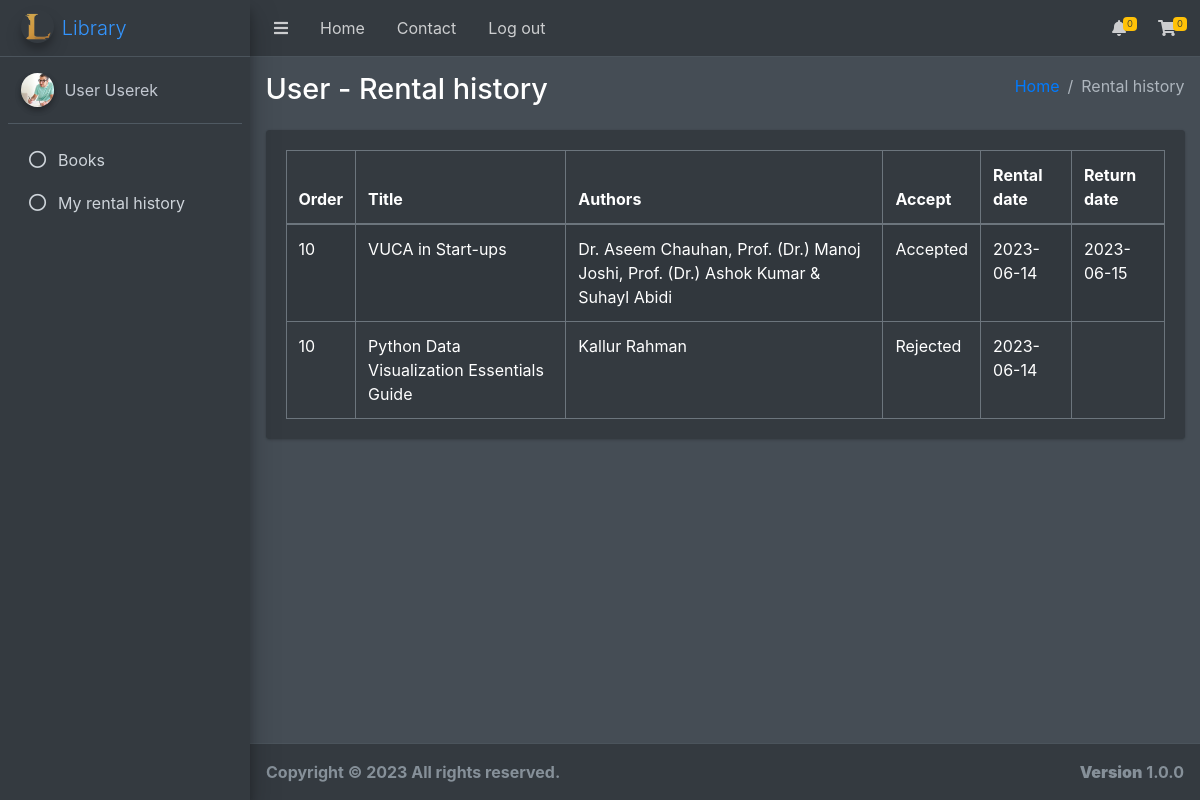
Page /pages/view/logs.php (signed in) on the earlier database version.
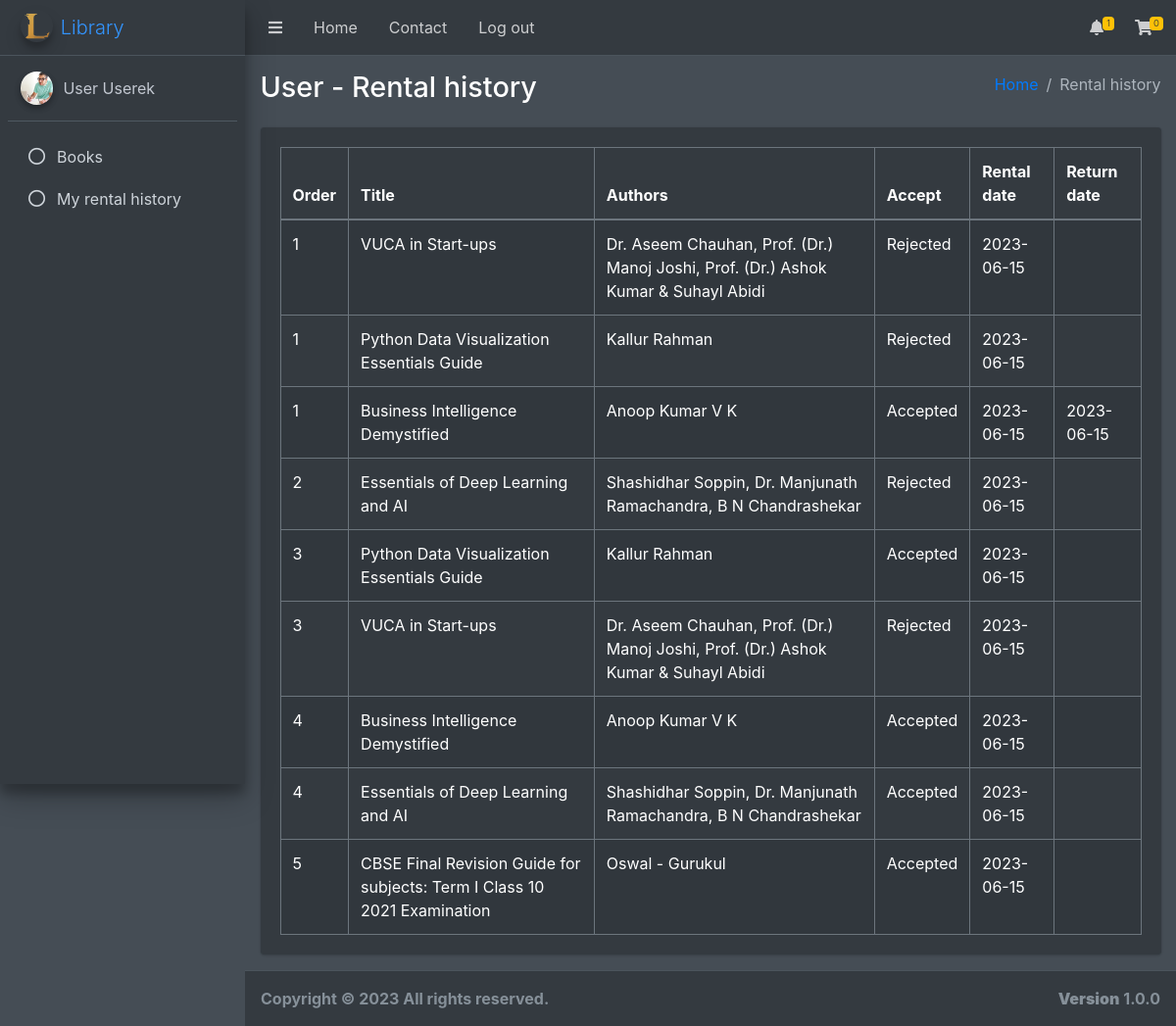
Same page on the later database version.
### tables this page shows
CREATE TABLE `rental` (
  `id` int(10) NOT NULL,
  `userId` int(10) NOT NULL,
  `seen` tinyint(1) NOT NULL DEFAULT 0,
  `userSeen` tinyint(1) NOT NULL DEFAULT 0
);

CREATE TABLE `books` (
  `isbn` varchar(13) NOT NULL,
  `title` varchar(250) NOT NULL,
  `authors` varchar(100) NOT NULL,
  `publisher` varchar(100) NOT NULL,
  `published_date` date NOT NULL,
  `category` varchar(50) DEFAULT NULL,
  `pages` int(11) DEFAULT NULL,
  `image` varchar(100) DEFAULT NULL,
  `description` varchar(10000) DEFAULT NULL
);

CREATE TABLE `rental_info` (
  `id` int(11) NOT NULL,
  `isbn` varchar(13) NOT NULL,
  `rentalDate` date NOT NULL DEFAULT current_timestamp(),
  `returnDate` date DEFAULT NULL,
  `accept` tinyint(1) DEFAULT NULL
);

### pages/view/logged_user/content_logs.php (the view, shortened to what this page needs)
<div class="content-wrapper">
    <section class="content-header">
        <div class="container-fluid">
            <div class="row mb-2">
                <div class="col-sm-6">
                    <h1>User - Rental history</h1>
                </div>
                <div class="col-sm-6">
                    <ol class="breadcrumb float-sm-right">
                        <li class="breadcrumb-item"><a href="./logged.php">Home</a></li>
                        <li class="breadcrumb-item active">Rental history</li>
                    </ol>
                </div>
            </div>
        </div>
    </section>
    <section class="content">
        <div class="container-fluid">
            <div class="row">
                <div class="col-12">
                    <div class="card">
                        <div class="card-body">
                            <table id="example1" class="table table-bordered table-striped">
                                <thead>
                                <tr>
                                    <th>Order</th>
                                    <th>Title</th>
                                    <th>Authors</th>
                                    <th>Accept</th>
                                    <th>Rental date</th>
                                    <th>Return date</th>
                                </tr>
                                </thead>
                                <tbody>
                                <?php
                                require_once "../../scripts/connect.php";
                                $stmt = $conn->prepare("SELECT r.id, b.title, b.authors, ri.rentalDate, ri.returnDate, ri.accept FROM rental r INNER JOIN rental_info ri on r.id = ri.id INNER JOIN books b on ri.isbn = b.isbn  WHERE r.userId = ?");
                                $stmt->bind_param("i", $_SESSION["logged"]["id"]);
                                $stmt->execute();
                                $result = $stmt->get_result();
                                while ($log = $result->fetch_assoc()) {
                                    echo <<< USER
                      <tr>
                      <td>$log[id]</td>
                        <td>$log[title]</td>
                        <td>$log[authors]</td>
USER;
                              if(is_null($log["accept"])){
                                  echo "<td></td>";
                              }else if($log["accept"] == 1){
                                  echo "<td>Accepted</td>";
                              }else{
                                  echo "<td>Rejected</td>";
                              }
                                    echo <<< USER
                        <td>$log[rentalDate]</td>
                        <td>$log[returnDate]</td>
                      </tr>
USER;
                                }
                                ?>
                                </tbody>
                            </table>
                        </div>
                    </div>
                </div>
            </div>
        </div>
    </section>
</div>

### pages/view/logs.php (shortened to what this page needs)
<?php
if (!isset($_SESSION["logged"]) || session_status() != 2) {
    $_SESSION["error"] = "Please login!";
    header("location: ../");
} else {
    switch ($_SESSION["logged"]["permissionId"]) {
        case 1:
            $permissionId = "logged_user";
            break;
    }
}
?>
<!DOCTYPE html>
<html lang="en">
<head>
    <link rel="stylesheet" href="../../plugins/fontawesome-free/css/all.min.css">
    <link rel="stylesheet" href="../../dist/css/adminlte.min.css">
    <link rel="stylesheet" href="../../plugins/datatables-bs4/css/dataTables.bootstrap4.min.css">
    <link rel="stylesheet" href="../../plugins/datatables-responsive/css/responsive.bootstrap4.min.css">
    <link rel="stylesheet" href="../../plugins/datatables-buttons/css/buttons.bootstrap4.min.css">
    <link rel="stylesheet" href="../../dist/css/myStyle.css">
</head>
<body class="hold-transition dark-mode sidebar-mini layout-fixed layout-navbar-fixed layout-footer-fixed">
<div class="wrapper">
    <?php
    require_once "./$permissionId/navbar.php";
    require_once "./$permissionId/aside.php";
    require_once "./$permissionId/content_logs.php";
    require_once "./footer.php";
    ?>
</div>
</body>
</html>

### pages/view/logged_user/navbar.php (shortened to what this page needs)
<nav class="main-header navbar navbar-expand navbar-dark">
    <ul class="navbar-nav">
        <li class="nav-item">
            <a class="nav-link" data-widget="pushmenu" href="#" role="button"><i class="fas fa-bars"></i></a>
        </li>
        <li class="nav-item d-none d-sm-inline-block">
            <a href="./logged.php" class="nav-link">Home</a>
        </li>
        <li class="nav-item d-none d-sm-inline-block">
            <a href="./contact-us.php" class="nav-link">Contact</a>
        </li>
        <li class="nav-item d-none d-sm-inline-block">
            <a href="../../scripts/logout.php" class="nav-link">Log out</a>
        </li>
    </ul>
    <ul class="navbar-nav ml-auto">
        <li class="nav-item dropdown">
            <a class="nav-link" data-toggle="dropdown" href="#">
                <i class="fa fa-bell"></i>
                <span class="badge badge-warning navbar-badge">
                    <?php
                    require_once "../../scripts/connect.php";
                    $stmt = $conn->prepare("SELECT * FROM rental WHERE seen = 1 and userSeen = 0");
                    $stmt->execute();
                    $result = $stmt->get_result();
                    if ($result->num_rows != 0) {
                        $orderCount = $result->num_rows;
                        echo $orderCount;
                    }else {
                        echo "0";
                    }
                    ?>
                </span>
            </a>
        </li>
        <li class="nav-item dropdown">
            <a class="nav-link" data-toggle="dropdown" href="#">
                <i class="fa fa-shopping-cart"></i>
                <span class="badge badge-warning navbar-badge">
                    <?php
                    if (isset($_SESSION['cart'])) {
                        $iloscProduktow = count($_SESSION['cart']);
                        echo $iloscProduktow;
                    } else {
                        echo "0";
                    }
                    ?>
                </span>
            </a>
        </li>
    </ul>
</nav>

### pages/view/logged_user/aside.php (shortened to what this page needs)
<aside class="main-sidebar sidebar-dark-primary elevation-4">
    <a href="./logged.php" class="brand-link">
        <img src="../../dist/img/logo/logo.png" alt="Logo" class="brand-image img-circle elevation-3"
             style="opacity: .8">
        <span class="brand-text font-weight-light">Library</span>
    </a>
    <div class="sidebar">
        <div class="user-panel mt-3 pb-3 mb-3 d-flex">
            <div class="image">
                <?php
                echo '<img src="../../dist/img/users/' . $_SESSION["logged"]["image"] . '" class="img-circle elevation-2" alt="User Image">';
                ?>
            </div>
            <div class="info">
                <a href="./logged.php"
                   class="d-block"><?php echo $_SESSION["logged"]["firstName"] . " " . $_SESSION["logged"]["lastName"] ?></a>
            </div>
        </div>
        <nav class="mt-2">
            <ul class="nav nav-pills nav-sidebar flex-column" data-widget="treeview" role="menu" data-accordion="false">
                <li class="nav-item">
                    <a href="./logged.php" class="nav-link">
                        <i class="far fa-circle nav-icon"></i>
                        <p>Books</p>
                    </a>
                </li>
                <li class="nav-item">
                    <a href="./logs.php" class="nav-link">
                        <i class="far fa-circle nav-icon"></i>
                        <p>My rental history</p>
                    </a>
                </li>
            </ul>
        </nav>
    </div>
</aside>

### pages/view/footer.php (shortened to what this page needs)
<footer class="main-footer">
    <strong>Copyright &copy; 2023
        All rights reserved.
        <div class="float-right d-none d-sm-inline-block">
            <b>Version</b> 1.0.0
        </div>
</footer>

Differences in the rows shown:
removed rental: id "10", books.title "VUCA in Start-ups", books.authors "Dr. Aseem Chauhan, Prof. (Dr.) Manoj Joshi, Prof. (Dr.) Ashok Kumar & Suhayl Abidi", shows "Accepted", rental_info.rentalDate "2023-06-14", rental_info.returnDate "2023-06-15", books.title "Python Data Visualization Essentials Guide", books.authors "Kallur Rahman"
added rental: id "1", books.title "VUCA in Start-ups", books.authors "Dr. Aseem Chauhan, Prof. (Dr.) Manoj Joshi, Prof. (Dr.) Ashok Kumar & Suhayl Abidi", shows "Rejected", rental_info.rentalDate "2023-06-15", books.title "Python Data Visualization Essentials Guide", books.authors "Kallur Rahman", books.title "Business Intelligence Demystified", books.authors "Anoop Kumar V K", rental_info.returnDate "2023-06-15"
added rental: id "2", books.title "Essentials of Deep Learning and AI", books.authors "Shashidhar Soppin, Dr. Manjunath Ramachandra, B N Chandrashekar", shows "Rejected", rental_info.rentalDate "2023-06-15"
added rental: id "3", books.title "Python Data Visualization Essentials Guide", books.authors "Kallur Rahman", shows "Accepted", rental_info.rentalDate "2023-06-15", books.title "VUCA in Start-ups", books.authors "Dr. Aseem Chauhan, Prof. (Dr.) Manoj Joshi, Prof. (Dr.) Ashok Kumar & Suhayl Abidi"
added rental: id "4", books.title "Business Intelligence Demystified", books.authors "Anoop Kumar V K", shows "Accepted", rental_info.rentalDate "2023-06-15", books.title "Essentials of Deep Learning and AI", books.authors "Shashidhar Soppin, Dr. Manjunath Ramachandra, B N Chandrashekar"
added rental: id "5", books.title "CBSE Final Revision Guide for subjects: Term I Class 10 2021 Examination", books.authors "Oswal - Gurukul", shows "Accepted", rental_info.rentalDate "2023-06-15"
Other differences:
$orderCount: (not shown) → "1"
text no longer shown: "0"
